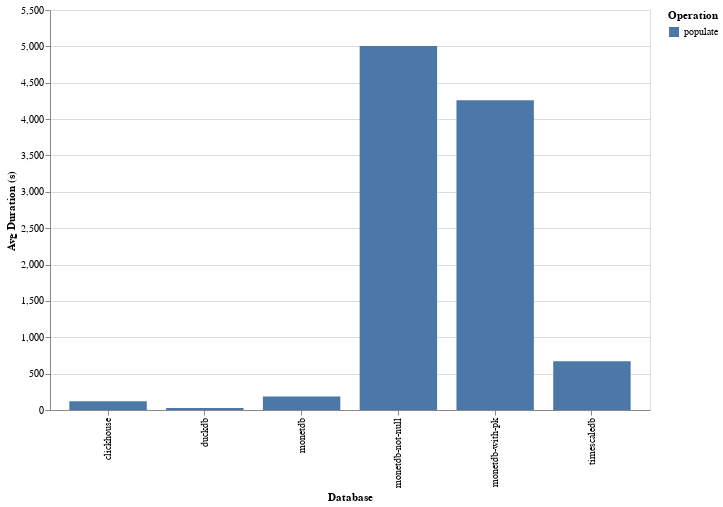

Notebook cell for this chart:
### Code cell
df = db.execute(
    """
SELECT
	db,
	operation,
	ROUND(AVG(epoch(finished_at - started_at)), 2) AS avg_duration_seconds
FROM
	benchmark
WHERE
	suite = (?)
    and deleted_at is null
	AND finished_at IS NOT NULL
GROUP BY
	db,
	operation
ORDER BY
	operation,
	avg_duration_seconds;
""",
    [SUITE],
).pl()

width = 100 * df.select("db").n_unique()

chart = (
    alt.Chart(df)
    .mark_bar()
    .encode(
        x=alt.X("db:N", title="Database"),
        xOffset=alt.XOffset("operation:N"),
        y=alt.Y("avg_duration_seconds:Q", title="Avg Duration (s)"),
        color=alt.Color("operation:N", title="Operation"),
        tooltip=["db:N", "operation:N", "avg_duration_seconds:Q"],
    )
    .properties(
        width=width,
        height=400,
    )
)

chart

### Figure 1 — Vega-Lite specification as saved in the notebook (floating-point values rounded to 4 significant figures)
{"config": {"view": {"continuousWidth": 300, "continuousHeight": 300}}, "data": {"name": "data-94fd4c0275668be387c1deec78441aea"}, "mark": {"type": "bar"}, "encoding": {"color": {"field": "operation", "title": "Operation", "type": "nominal"}, "tooltip": [{"field": "db", "type": "nominal"}, {"field": "operation", "type": "nominal"}, {"field": "avg_duration_seconds", "type": "quantitative"}], "x": {"field": "db", "title": "Database", "type": "nominal"}, "xOffset": {"field": "operation", "type": "nominal"}, "y": {"field": "avg_duration_seconds", "title": "Avg Duration (s)", "type": "quantitative"}}, "height": 400, "width": 600, "$schema": "https://vega.github.io/schema/vega-lite/v5.20.1.json", "datasets": {"data-94fd4c0275668be387c1deec78441aea": [{"db": "duckdb", "operation": "populate", "avg_duration_seconds": 26.36}, {"db": "clickhouse", "operation": "populate", "avg_duration_seconds": 120.2}, {"db": "monetdb", "operation": "populate", "avg_duration_seconds": 186.5}, {"db": "timescaledb", "operation": "populate", "avg_duration_seconds": 671.1}, {"db": "monetdb-with-pk", "operation": "populate", "avg_duration_seconds": 4260.0}, {"db": "monetdb-not-null", "operation": "populate", "avg_duration_seconds": 5006.0}]}}
